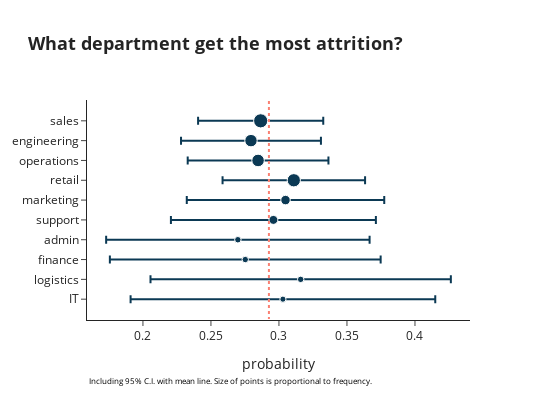

Here is the notebook cell this chart was saved with:
### Code cell
all_dep = df_raw.groupby("department").size()
yes_dep = df_raw.groupby('department')['left'].sum()
prop_dep = yes_dep/ all_dep

ci_low, ci_upp = proportion_confint(yes_dep.values, all_dep.values, method="beta",alpha=0.05)

dep_df = prop_dep.to_frame(name="probability").reset_index()
dep_df["low"] = ci_low
dep_df["high"] = ci_upp
dep_df["diff"] = ci_upp -ci_low
dep_df["count"] = yes_dep.values
dep_df = dep_df.sort_values("diff", ascending=False)



fig = px.scatter(dep_df, y="department", x="probability",size="count",size_max=10,opacity=1,
    title="<b>What department get the most attrition?</b>",
                     error_x="diff")

fig.update_traces(textposition="middle right", textfont_size=5, marker=dict(color="#0b3954"))
fig.update_xaxes(categoryorder='total descending')
fig.update_layout(legend=dict(font=dict(size=8),
                                  orientation="h",
                                  yanchor="bottom",
                                  y=1, title=' ',
                                  xanchor="right",
                                  x=1),
                    yaxis_title=None,
                  titlefont={'size': 18},
                    width=550,
                    height=400, legend_title=dict(font=dict(size=8)))
fig.update_annotations(font_size=8)
fig.add_annotation(dict(font=dict(color='black', size=8),
                            x=0,
                            y=-0.31,
                            showarrow=False,
                            text="Including 95% C.I. with mean line. Size of points is proportional to frequency.",
                            textangle=0,
                            xanchor='left',
                            xref="paper",
                            yref="paper"))
fig.add_shape( # add a horizontal "target" line
    type="line", line_color="salmon", line_width=2, opacity=1, line_dash="dot",
    x0=dep_df.probability.mean(), x1=dep_df.probability.mean(), y1=-1, y0=10
)
fig.write_image("images/prob_dep.png", scale=2)       
fig.show()

### Figure 1 — Plotly figure (JSON) as saved in the notebook; plotly's stock layout.template omitted (floating-point values rounded to 4 significant figures)
{"data": [{"error_x": {"array": [0.112, 0.1104, 0.09954, 0.09684, 0.07535, 0.07259, 0.05239, 0.05174, 0.05143, 0.04601]}, "hovertemplate": "probability=%{x}<br>department=%{y}<br>count=%{marker.size}<extra></extra>", "legendgroup": "", "marker": {"color": "#0b3954", "opacity": 1, "size": [83, 91, 90, 92, 174, 196, 384, 343, 337, 437], "sizemode": "area", "sizeref": 4.37, "symbol": "circle"}, "mode": "markers", "name": "", "orientation": "h", "showlegend": false, "textfont": {"size": 5}, "textposition": "middle right", "type": "scatter", "x": [0.3029, 0.316, 0.2752, 0.2698, 0.2959, 0.3048, 0.3109, 0.2846, 0.2794, 0.2866], "xaxis": "x", "y": ["IT", "logistics", "finance", "admin", "support", "marketing", "retail", "operations", "engineering", "sales"], "yaxis": "y"}], "layout": {"annotations": [{"font": {"color": "black", "size": 8}, "showarrow": false, "text": "Including 95% C.I. with mean line. Size of points is proportional to frequency.", "textangle": 0, "x": 0, "xanchor": "left", "xref": "paper", "y": -0.31, "yref": "paper"}], "height": 400, "legend": {"font": {"size": 8}, "itemsizing": "constant", "orientation": "h", "title": {"font": {"size": 8}, "text": " "}, "tracegroupgap": 0, "x": 1, "xanchor": "right", "y": 1, "yanchor": "bottom"}, "shapes": [{"line": {"color": "salmon", "dash": "dot", "width": 2}, "opacity": 1, "type": "line", "x0": 0.2926, "x1": 0.2926, "y0": 10, "y1": -1}], "title": {"font": {"size": 18}, "text": "<b>What department get the most attrition?</b>"}, "width": 550, "xaxis": {"anchor": "y", "categoryorder": "total descending", "domain": [0, 1], "title": {"text": "probability"}}, "yaxis": {"anchor": "x", "domain": [0, 1], "title": {}}}}
